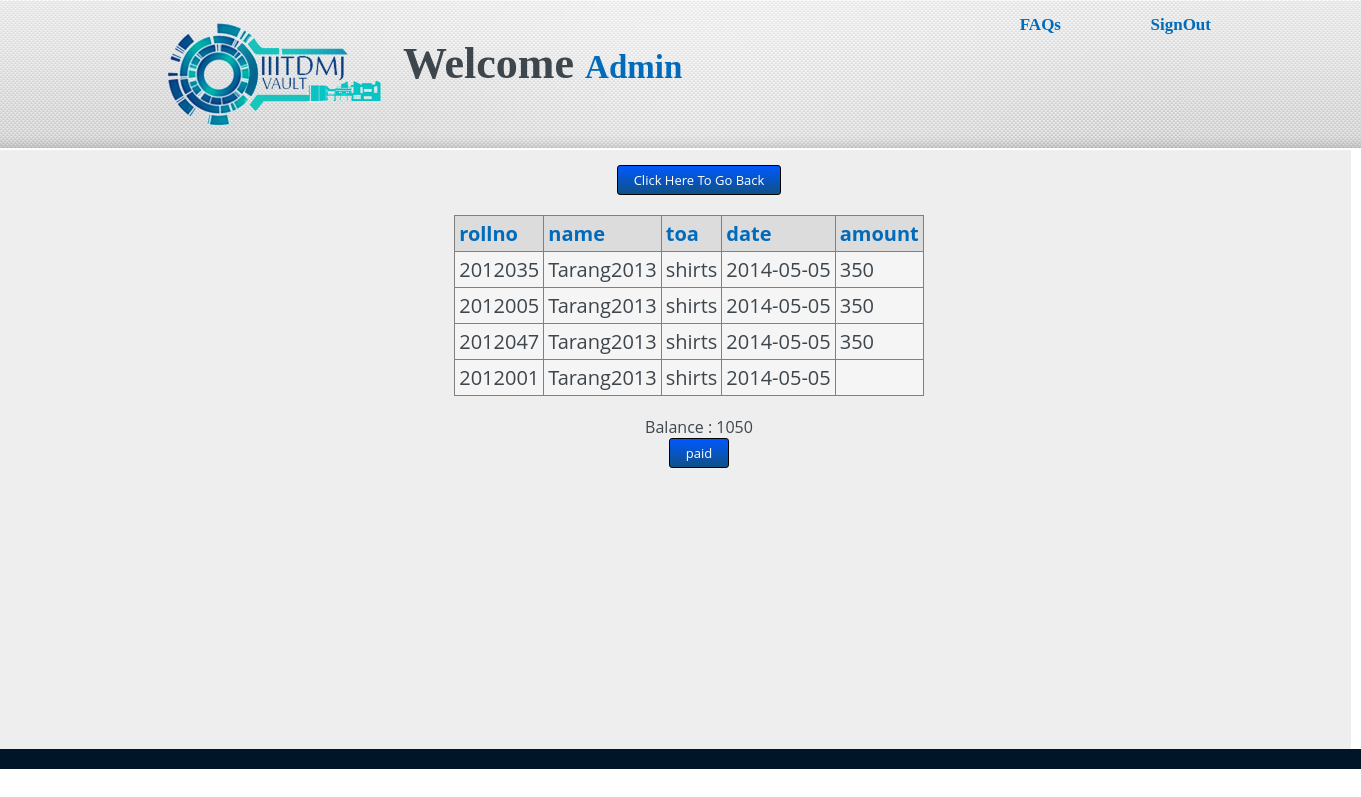
Page /admins_home/shirts.php on the committed database.
### tables this page shows
CREATE TABLE IF NOT EXISTS `trans` (
  `id` int(10) NOT NULL AUTO_INCREMENT,
  `rollno` int(7) NOT NULL,
  `name` varchar(30) NOT NULL,
  `toa` varchar(10) NOT NULL,
  `date` date NOT NULL,
  `amount` float DEFAULT NULL,
  PRIMARY KEY (`id`),
  KEY `rollno` (`rollno`),
  KEY `toa` (`toa`)
);

CREATE TABLE IF NOT EXISTS `account` (
  `name` varchar(10) NOT NULL,
  `password` varchar(10) NOT NULL,
  `bal` float NOT NULL DEFAULT '0',
  PRIMARY KEY (`name`)
);

### admins_home/shirts.php (the view, shortened to what this page needs)
<html>
	<head>
		<link href="css.css" rel="stylesheet" type="text/css">
	</head>
	<body>
		<div id="header">
			<div id="header1">
				<img id="logo" src="images/iiit.png">
				<h2 class="welcome">Welcome <span class="user">Admin</span></h2>
			</div>
			<a href=# class="header-faq">FAQs</a>
			<a href="signout.php" class="header-signout">SignOut</a>
		</div>
		<table id="main" >
			<tr>
			<td style="vertical-align:top">
			</td>
			<td style="padding-right: 100px;height: 500px;">
		    <div id="main-right" style="padding-bottom: 0px;align-content: center;padding-right: 100px;padding-top: 10px;">
		    <center style="
    padding-bottom: 260px;
"><a href="admin.php"><input type="submit" name="back" value="Click Here To Go Back" class="freshbutton-blue "></a>
<?php
			$qry="SELECT * FROM trans where toa='shirts' ORDER BY id DESC";
			$result=mysql_query($qry);
			echo '<table border="1">
			<th>rollno</th>
			<th>name</th>
			<th>toa</th>
			<th>date</th>
			<th>amount</th>';
			while ($row = mysql_fetch_assoc($result))
			{
					echo '<tr>
						<td>'.$row['rollno'].'</td>
						<td>'.$row['name'].'</td>
						<td>'.$row['toa'].'</td>
						<td>'.$row['date'].'</td>
						<td>'.$row['amount'].'</td>
						</tr>';
			}
			echo '</table>';
			$bal=0;
			$qry="SELECT bal FROM account where name='shirts' ";
			$result=mysql_query($qry);
			while ($row = mysql_fetch_assoc($result))
			{
				$bal=$row['bal'];
			}
			echo 'Balance : '.$bal;
?>
<form action="workshop.php" method="post">
	<input type="submit" name="paid" value="paid" class="freshbutton-blue ">
</form>
</div>
			</td>
			</tr>
		</table>
		<div id="footer">
		</div>
	</body>
</html>

### admins_home/css.css (style rules this page uses)
body, input, textarea, select, button, .normal { font-family: "Open Sans","lucida grande","Segoe UI",arial,verdana,"lucida sans unicode",tahoma,sans-serif; font-size: 13px; color: #3d464d; font-weight: normal; }
body { margin: 0 0 0 0; }
a { text-decoration: blink; color: white; font-size: 25; font-family: segoe ui light; }
#main-right table { font-size: 20; margin: 1em 1em 1em 0; background: whitesmoke; border-collapse: collapse; }
#main-right table th, table td { border: 1px silver gainsboro; padding: 0.2em; }
#main-right table th { font-size: 20; background: gainsboro; text-align: left; }
#main-right a { font-size: 20; color:red; }
#header { background: url(images/bg_top3_repeat.jpg) top center repeat-x; height:150px; }
.freshbutton-blue { filter: progid:DXImageTransform.Microsoft.gradient(startColorstr="#168add", endColorstr="#007ee5"); background: -webkit-gradient(linear, left top, left bottom, from(#0058ff), to(#0f5185)); background: -moz-linear-gradient(top, #168add, #007ee5); border: 1px solid #000000; color: white; padding: 5px 16px; border-radius: 3px; }
#header1 { background: url(images/bg_top3.jpg) top center no-repeat; padding: 28px 28px; height:94px; }
#logo { float:left; padding-left: 50px; width: 250px; margin-left: 75px; margin-bottom: 0px; margin-top: -20; }
.header-faq { margin-right: 300px; float: right; margin-top: -135; font-size: 17px; color: #006abb; font-weight: bold; }
.header-signout { margin-right: 150px; float: right; margin-top: -135; font-size: 17px; color: #006abb; font-weight: bold; }
.welcome { margin-top: 10px; font-family: segoe ui light; font-size:44px; }
.user { color:#006abb; font-size:33px; }
#main { background:#eeeeee; margin-top: -1; height:570px; width:1351px; }
#main-right { width: 900px; float: right; }
#main-right th { font-size: 25px; color: #006abb; }
#footer { background-color:#001628; height:20px; }

### rows in the picture
trans: rollno "2012035", name "Tarang2013", toa "shirts", date "2014-05-05", amount "350"
trans: rollno "2012005", name "Tarang2013", toa "shirts", date "2014-05-05", amount "350"
trans: rollno "2012047", name "Tarang2013", toa "shirts", date "2014-05-05", amount "350"
trans: rollno "2012001", name "Tarang2013", toa "shirts", date "2014-05-05"
account: bal "1050"
